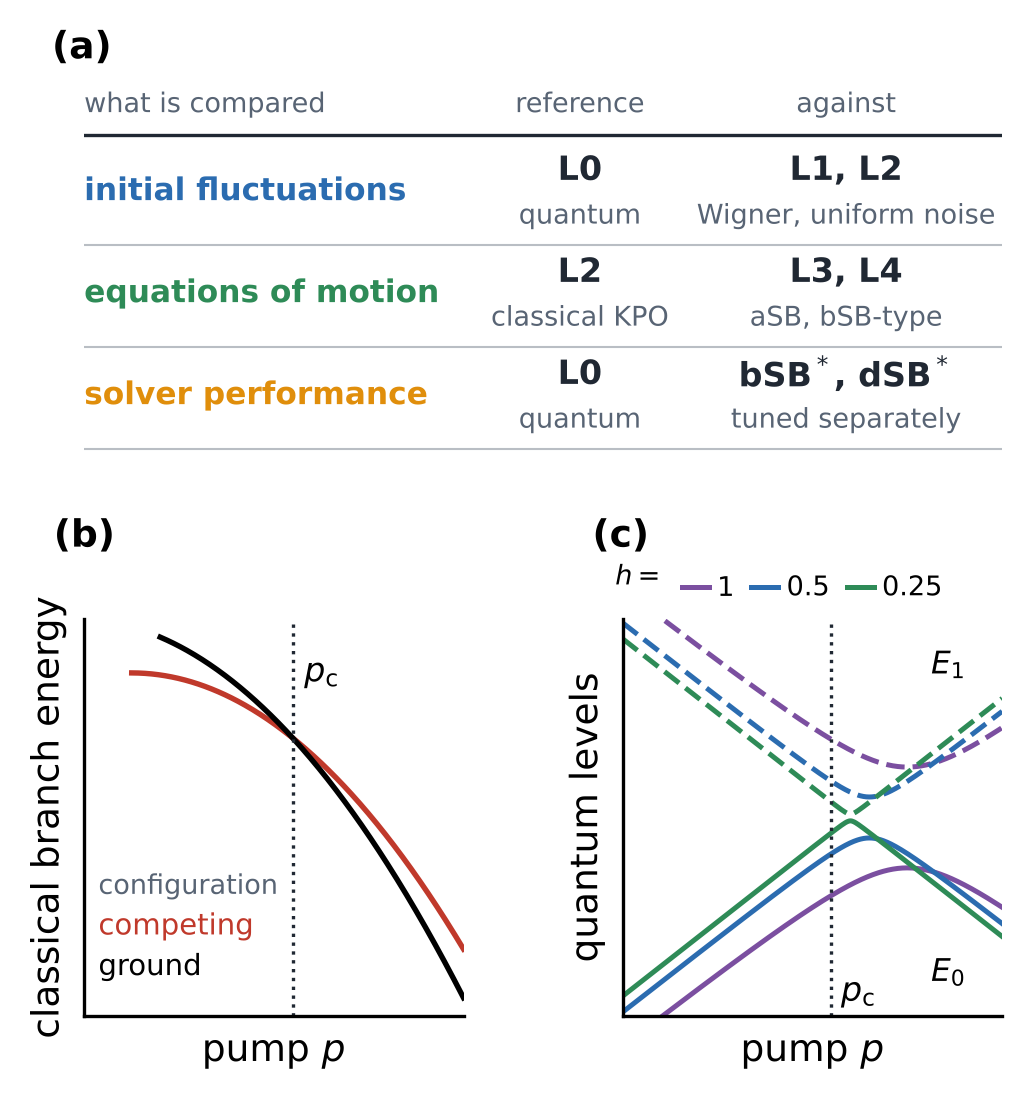

Here is the Python script that generated this plot:
"""MSBQA paper 1, Fig. 1 (v17; schematic, no data): the comparisons made and the crossing correspondence.
Same content as Jiapei's version B1 (fig1_B1.py), drawn at the width of one journal column (3.4 in) so that the
lettering is not scaled down in the paper, with the font and panel labels of the other figures.
 (a) the three comparisons on the same Ising instances
 (b) two classical configuration branches exchanging their energy order at p_c
 (c) the two lowest even-parity quantum levels at three values of h (illustrative functions)
Run from msbqa_phase1/:
    python paper1_figs/fig1_schematic_v17.py
Writes paper1_figs/fig1_schematic_v17.pdf / .png.
"""
import numpy as np

import p1common as pc

plt = pc.setup_mpl()
INK, MUTED = "#202833", "#586474"
fig = plt.figure(figsize=(3.4, 3.55))
gs = fig.add_gridspec(2, 2, height_ratios=[1.0, 1.05], hspace=0.42, wspace=0.42, left=0.085, right=0.985, top=0.955,
                      bottom=0.075)
ax = fig.add_subplot(gs[0, :])
a1 = fig.add_subplot(gs[1, 0])
a2 = fig.add_subplot(gs[1, 1])

# ---------------------------------------------------------------- (a) the comparisons
ax.set(xlim=(0, 1), ylim=(0, 1))
ax.axis("off")
XC = (0.0, 0.54, 0.83)
for x, t, ha in zip(XC, ("what is compared", "reference", "against"), ("left", "center", "center")):
    ax.text(x, 0.93, t, ha=ha, va="center", fontsize=6.5, color=MUTED)
ax.plot([0, 1], [0.85, 0.85], c=INK, lw=0.8)
ROWS = [("initial fluctuations", "L0", "quantum", "L1, L2", "Wigner, uniform noise", pc.BLUE),
        ("equations of motion", "L2", "classical KPO", "L3, L4", "aSB, bSB-type", pc.GREEN),
        ("solver performance", "L0", "quantum", "bSB$^*$, dSB$^*$", "tuned separately", pc.ORANGE)]
for k, (what, ref, refs, oth, oths, col) in enumerate(ROWS):
    y = 0.70 - 0.27 * k
    ax.text(XC[0], y, what, ha="left", va="center", fontsize=7.5, color=col, fontweight="bold")
    for x, big, small in ((XC[1], ref, refs), (XC[2], oth, oths)):
        ax.text(x, y + 0.055, big, ha="center", va="center", fontsize=8, color=INK, fontweight="bold")
        ax.text(x, y - 0.065, small, ha="center", va="center", fontsize=6.5, color=MUTED)
    ax.plot([0, 1], [y - 0.14, y - 0.14], c="#b9bec4", lw=0.5)

# ---------------------------------------------------------------- (b) classical branches (illustrative)
p = np.linspace(0, 4, 400)
PC = 2.2
Et = np.where(p >= 0.5, -0.25 * (p - 0.5) ** 2, np.nan)
Eg = np.where(p >= 0.8, Et + 0.3 * (PC - p), np.nan)
a1.plot(p, Et, c=pc.RED, lw=1.3)
a1.plot(p, Eg, c="k", lw=1.3)
a1.axvline(PC, c=INK, ls=":", lw=0.8)
a1.text(PC + 0.12, 0.0, r"$p_{\rm c}$", fontsize=8, va="center")
a1.text(0.15, -2.45, "configuration", fontsize=6.5, color=MUTED)
a1.text(0.15, -2.90, "competing", fontsize=7, color=pc.RED)
a1.text(0.15, -3.35, "ground", fontsize=7, color="k")
a1.set(xlim=(0, 4), xlabel=r"pump $p$", ylabel="classical branch energy")
a1.set_xticks([]); a1.set_yticks([])

# ---------------------------------------------------------------- (c) quantum levels (illustrative)
for h, col in ((1.0, pc.PURPLE), (0.5, pc.BLUE), (0.25, pc.GREEN)):
    ps = PC + 0.8 * h
    gap = 0.5 * np.exp(-0.9 / h)
    lvl = np.sqrt((0.3 * (p - ps)) ** 2 + gap ** 2)
    a2.plot(p, -lvl, c=col, lw=1.2, label=fr"${h:g}$")
    a2.plot(p, +lvl, c=col, lw=1.2, ls="--")
a2.axvline(PC, c=INK, ls=":", lw=0.8)
a2.text(PC + 0.1, -0.74, r"$p_{\rm c}$", fontsize=8)
a2.text(3.25, -0.66, r"$E_0$", fontsize=7.5)
a2.text(3.25, 0.58, r"$E_1$", fontsize=7.5)
a2.set(xlim=(0, 4), ylim=(-0.8, 0.8), xlabel=r"pump $p$", ylabel="quantum levels")
a2.set_xticks([]); a2.set_yticks([])
a2.legend(loc="lower center", bbox_to_anchor=(0.5, 0.98), ncol=3, frameon=False, fontsize=6.5, handlelength=1.0,
          columnspacing=0.6, handletextpad=0.3, title=None)
a2.text(-0.02, 1.07, r"$h=$", transform=a2.transAxes, fontsize=6.5, ha="left", va="bottom")

for a, t, x in ((ax, "a", -0.035), (a1, "b", -0.08), (a2, "c", -0.08)):
    a.text(x, 1.03 if a is ax else 1.16, f"({t})", transform=a.transAxes, va="bottom", ha="left", fontweight="bold")
pc.save(fig, "fig1_schematic_v17")
